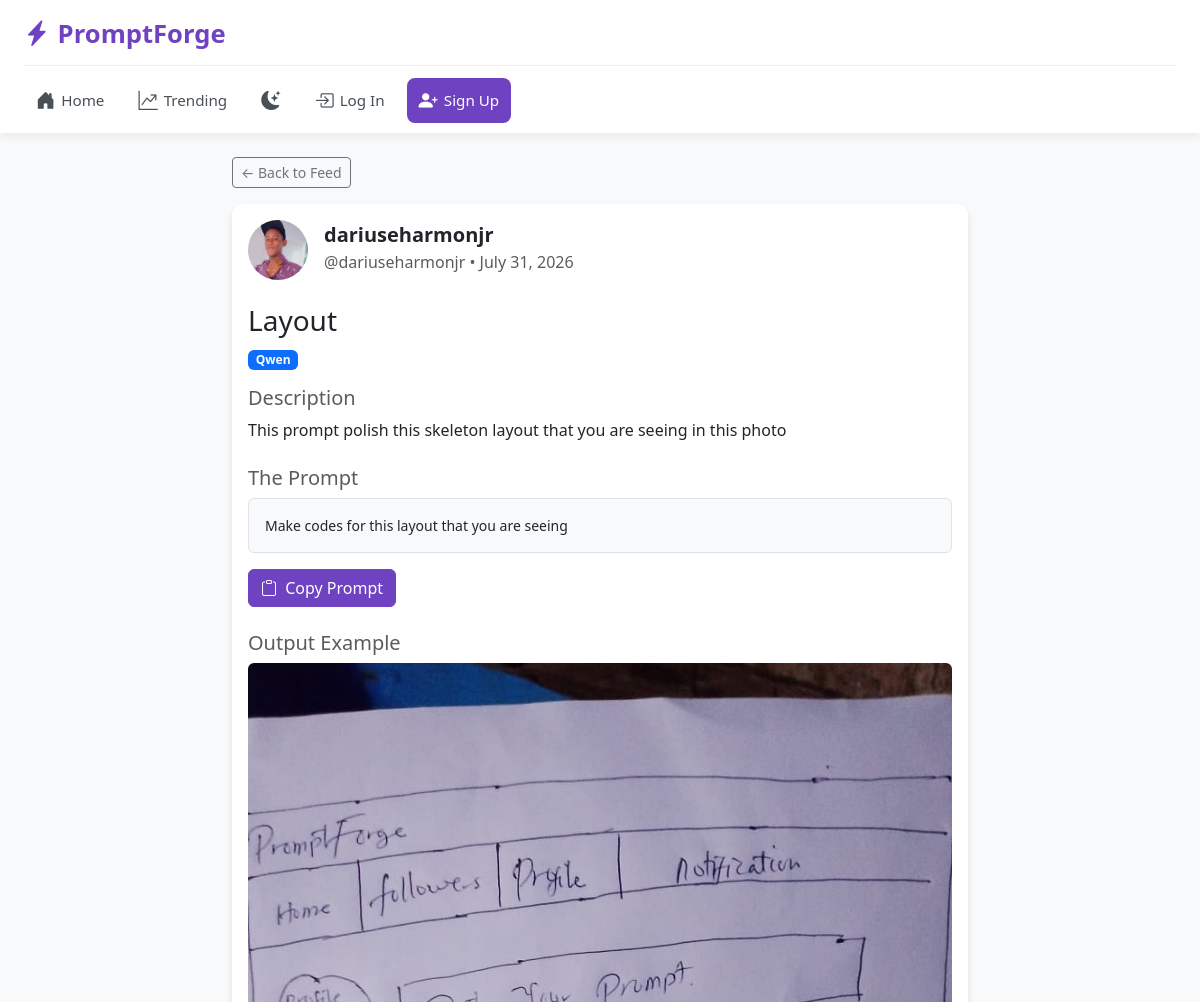
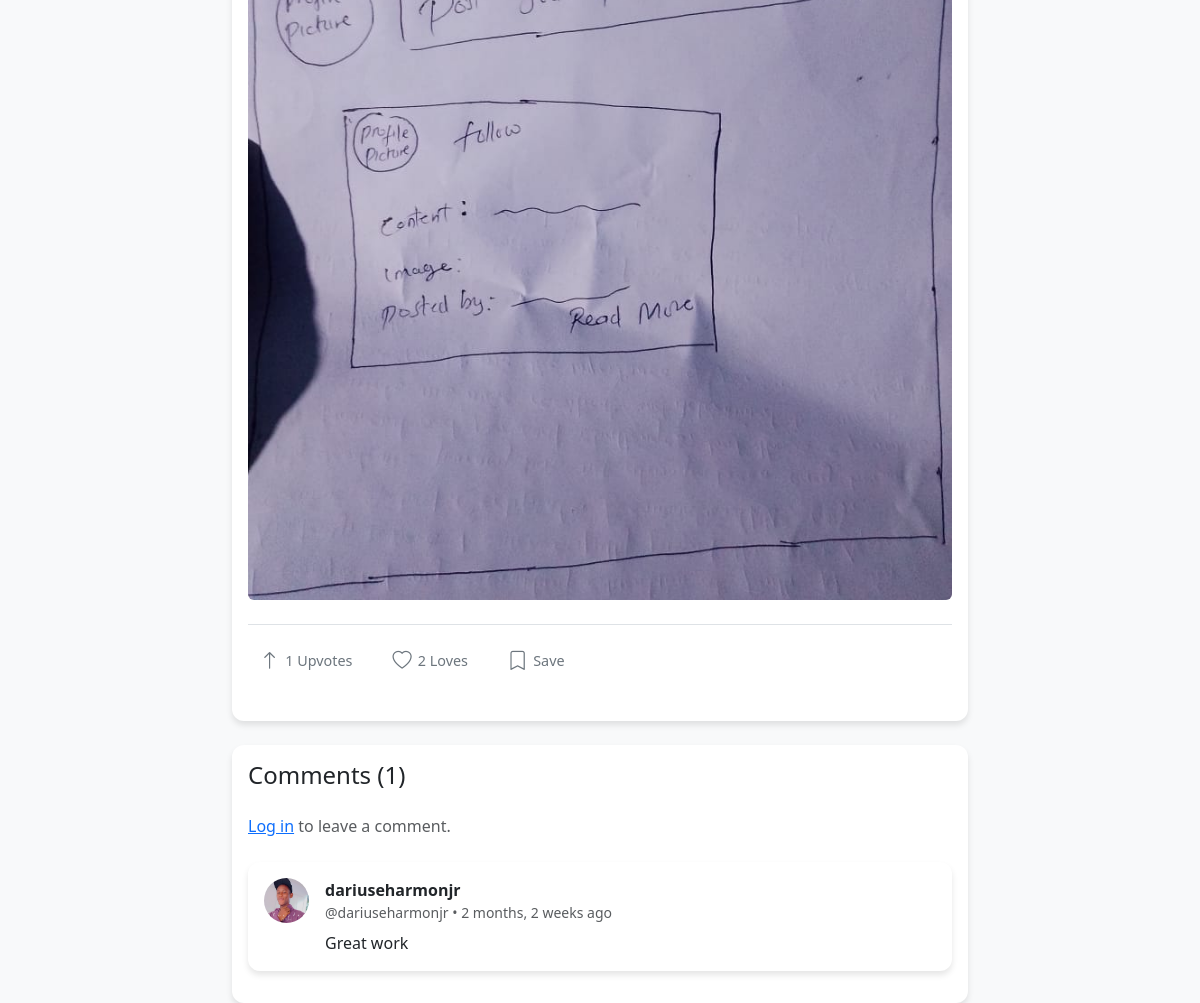
The app's page /workflow/5/ with its own data (2 pictures, top to bottom).
### workflows/models.py (models this page shows, shortened)
class Workflow(models.Model):
    AI_MODELS = (
        ('ChatGPT', 'ChatGPT'), ('Midjourney', 'Midjourney'), ('Claude', 'Claude'),
        ('Gemini', 'Gemini'), ('Grok', 'Grok'), ('Kimi', 'Kimi'), ('Qwen', 'Qwen'), ('Other', 'Other')
    )
    author = models.ForeignKey(User, on_delete=models.CASCADE, related_name='workflows')
    title = models.CharField(max_length=250)
    description = models.TextField(help_text="Describe the prompt output")
    prompt_text = models.TextField(help_text="The actual prompt text")
    ai_model = models.CharField(max_length=60, choices=AI_MODELS)
    output_image = models.ImageField(upload_to='outputs/', blank=True, null=True)
    output_video = models.FileField(upload_to='outputs/videos/', blank=True, null=True)
    created_at = models.DateTimeField(auto_now_add=True)
    updated_at = models.DateTimeField(auto_now=True)
    class Meta:
        ordering = ['-created_at']
    @property
    def total_upvotes(self):
        return self.upvotes.count()

class Profile(models.Model):
    user = models.OneToOneField(User, on_delete=models.CASCADE, related_name='profile')
    bio = models.TextField(max_length=500, blank=True, help_text="Tell us about yourself!")
    profile_picture = models.ImageField(upload_to='avatars/', blank=True, null=True)
    date_of_birth = models.DateField()

class Comment(models.Model):
    workflow = models.ForeignKey(Workflow, on_delete=models.CASCADE, related_name='comments')
    author = models.ForeignKey(User, on_delete=models.CASCADE)
    text = models.TextField()
    created_at = models.DateTimeField(auto_now_add=True)
    class Meta:
        ordering = ['-created_at']

### workflows/views.py (the view, shortened to what this page needs)
# urls.py: path('workflow/<int:pk>/', views.detail_view, name='detail'),
def detail_view(request, pk):
    workflow = get_object_or_404(Workflow, pk=pk)
    is_loved = False
    is_upvoted = False
    is_bookmarked = False
    following_usernames = []
    return render(request, 'workflows/detail.html', {
        'workflow': workflow, 'is_loved': is_loved, 'is_upvoted': is_upvoted, 'is_bookmarked': is_bookmarked, 'following_usernames': following_usernames
    })

### workflows/context_processors.py (called while the page is built)
def unread_notifications(request):
    if request.user.is_authenticated:
        return {'unread_notifications_count': request.user.notifications.filter(is_read=False).count()}
    return {'unread_notifications_count': 0}

### workflows/templates/workflows/detail.html (shortened to what this page needs)
{% extends 'workflows/base.html' %}
{% block content %}
<div class="row justify-content-center">
    <div class="col-md-8">
        <a href="{% url 'feed' %}" class="btn btn-sm btn-outline-secondary mb-3">
            &larr; Back to Feed
        </a>
        <div class="card mb-4">
            <div class="card-body">
                <div class="d-flex justify-content-between align-items-start mb-4">
                    <div class="d-flex">
                        <div class="me-3">
                            {% if workflow.author.profile.profile_picture %}
                                <img src="{{ workflow.author.profile.profile_picture.url }}"
                                     class="rounded-circle"
                                     style="width: 60px; height: 60px; object-fit: cover;">
                            {% else %}
                                <div class="bg-secondary rounded-circle d-flex align-items-center justify-content-center text-white"
                                     style="width: 60px; height: 60px; font-size: 24px;">
                                    {{ workflow.author.username|first|upper }}
                                </div>
                            {% endif %}
                        </div>
                        <div>
                            <div class="fw-bold fs-5">
                                {{ workflow.author.get_full_name|default:workflow.author.username }}
                            </div>
                            <div class="text-muted">
                                @{{ workflow.author.username }} &bull; {{ workflow.created_at|date:"F d, Y" }}
                            </div>
                        </div>
                    </div>
                </div>
                <div class="mb-3">
                    <h1 class="h3 mb-2">{{ workflow.title }}</h1>
                    <span class="badge bg-primary">{{ workflow.ai_model }}</span>
                </div>
                <div class="mb-4">
                    <h5 class="text-muted mb-2">Description</h5>
                    <p>{{ workflow.description }}</p>
                </div>
                <div class="mb-4">
                    <h5 class="text-muted mb-2">The Prompt</h5>
                    <div id="prompt-text-{{ workflow.pk }}"
                         class="bg-light p-3 rounded border position-relative">
                        <pre style="white-space: pre-wrap; font-family: inherit; margin-bottom: 0;">{{ workflow.prompt_text }}</pre>
                    </div>
                    <button onclick="copyPrompt('{{ workflow.pk }}')"
                            class="btn btn-primary mt-3"
                            id="copy-btn-{{ workflow.pk }}">
                        <i class="bi bi-clipboard me-1"></i> Copy Prompt
                    </button>
                </div>
                {% if workflow.output_image %}
                    <div class="mb-4">
                        <h5 class="text-muted mb-2">Output Example</h5>
                        <img src="{{ workflow.output_image.url }}" class="img-fluid rounded" alt="Output">
                    </div>
                {% endif %}
                <div class="d-flex align-items-center gap-3 mb-4 pt-3 border-top">
                    <form action="{% url 'upvote' workflow.pk %}" method="POST" class="upvote-form m-0">
                        <button type="submit" class="action-btn upvote-btn {% if is_upvoted %}active{% endif %}">
                            <i class="bi {% if is_upvoted %}bi-arrow-up-fill{% else %}bi-arrow-up{% endif %}"></i>
                            <span class="upvote-count">{{ workflow.total_upvotes }} Upvotes</span>
                        </button>
                    </form>
                    <form action="{% url 'toggle_love' workflow.pk %}" method="POST" class="love-form m-0">
                        <button type="submit" class="action-btn love-btn {% if is_loved %}active{% endif %}">
                            <i class="bi {% if is_loved %}bi-heart-fill{% else %}bi-heart{% endif %}"></i>
                            <span class="love-count">{{ workflow.love_reactions.count }} Loves</span>
                        </button>
                    </form>
                    <form action="{% url 'toggle_bookmark' workflow.pk %}" method="POST" class="bookmark-form m-0">
                        <button type="submit" class="action-btn bookmark-btn {% if is_bookmarked %}active{% endif %}">
                            <i class="bi {% if is_bookmarked %}bi-bookmark-fill{% else %}bi-bookmark{% endif %}"></i>
                            <span>Save</span>
                        </button>
                    </form>
                </div>
            </div>
        </div>
        <div class="card">
            <div class="card-body">
                <h4 class="mb-4">
                    Comments ({{ workflow.comments.count }})
                </h4>
                {% if user.is_authenticated %}
                    <form action="{% url 'add_comment' workflow.pk %}"
                          method="POST"
                          class="mb-4">
                        {% csrf_token %}
                        <div class="mb-2">
                            <textarea name="text"
                                      class="form-control modern-input"
                                      rows="3"
                                      placeholder="Write a comment..."></textarea>
                        </div>
                        <button type="submit" class="btn btn-primary">Post Comment</button>
                    </form>
                {% else %}
                    <p class="text-muted mb-4">
                        <a href="{% url 'login' %}">Log in</a> to leave a comment.
                    </p>
                {% endif %}
                <div class="comments-list">
                    {% for comment in workflow.comments.all %}
                        <div class="card mb-3">
                            <div class="card-body">
                                <div class="d-flex">
                                    <div class="me-3">
                                        {% if comment.author.profile.profile_picture %}
                                            <img src="{{ comment.author.profile.profile_picture.url }}"
                                                 class="rounded-circle"
                                                 style="width: 45px; height: 45px; object-fit: cover;">
                                        {% else %}
                                            <div class="bg-secondary rounded-circle d-flex align-items-center justify-content-center text-white"
                                                 style="width: 45px; height: 45px;">
                                                {{ comment.author.username|first|upper }}
                                            </div>
                                        {% endif %}
                                    </div>
                                    <div class="flex-grow-1">
                                        <div class="d-flex justify-content-between align-items-start">
                                            <div>
                                                <div class="fw-bold">
                                                    {{ comment.author.get_full_name|default:comment.author.username }}
                                                </div>
                                                <div class="text-muted small">
                                                    @{{ comment.author.username }} &bull; {{ comment.created_at|timesince }} ago
                                                </div>
                                            </div>
                                        </div>
                                        <p class="mt-2 mb-0">{{ comment.text }}</p>
                                    </div>
                                </div>
                            </div>
                        </div>
                    {% empty %}
                        <p class="text-muted text-center py-4">
                            No comments yet. Be the first to comment!
                        </p>
                    {% endfor %}
                </div>
            </div>
        </div>
    </div>
</div>
{% endblock %}

### workflows/templates/workflows/base.html (style rules this page uses)
body { background-color: #f8f9fa; transition: background-color 0.3s ease, color 0.3s ease; }
.card { box-shadow: 0 4px 6px rgba(0,0,0,0.1); border: none; border-radius: 12px; transition: background-color 0.3s ease; }
.btn-primary { background-color: #6f42c1; border-color: #6f42c1; }
.action-btn { background: transparent; border: none; color: #6c757d; font-size: 0.9rem; font-weight: 500; padding: 6px 12px; border-radius: 20px; transition: all 0.2s ease; display: inline-flex; align-items: center; gap: 6px; cursor: pointer; }
.action-btn i { font-size: 1.2rem; transition: transform 0.2s ease; }

### records on screen
Workflow: author.profile.profile_picture (picture), author.get_full_name "dariuseharmonjr", author.username "dariuseharmonjr", created_at "July 31, 2026", title "Layout", ai_model "Qwen", description "This prompt polish this skeleton layout that you are seeing in this photo", prompt_text "Make codes for this layout that you are seeing", output_image (picture), total_upvotes "1", love_reactions.count "2", comments.count "1"
Comment: author.profile.profile_picture (picture), author.get_full_name "dariuseharmonjr", author.username "dariuseharmonjr", created_at "2 months, 2 weeks", text "Great work"
